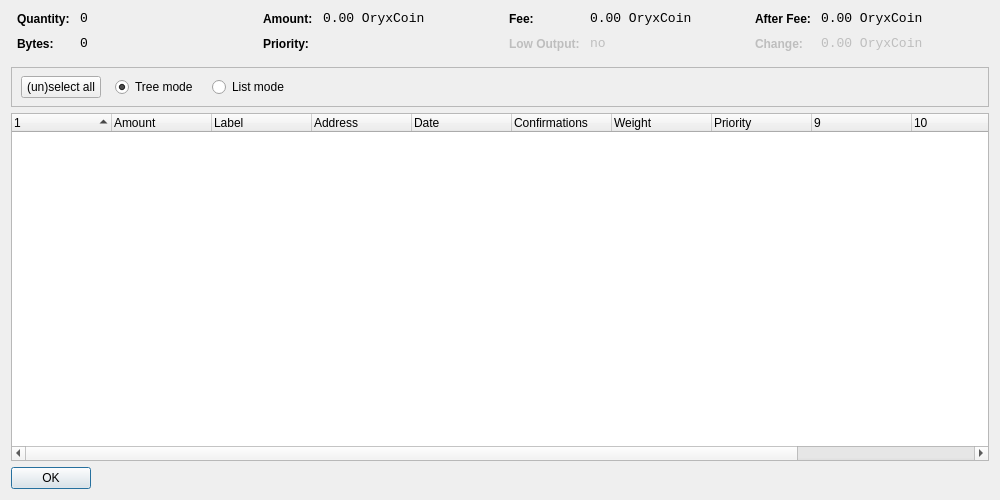
<?xml version="1.0" encoding="UTF-8"?>
<ui version="4.0">
 <class>CoinControlDialog</class>
 <widget class="QWidget" name="CoinControlDialog">
  <property name="geometry">
   <rect>
    <x>0</x>
    <y>0</y>
    <width>1000</width>
    <height>500</height>
   </rect>
  </property>
  <property name="windowTitle">
   <string>Coin Control</string>
  </property>
  <layout class="QVBoxLayout" name="verticalLayout">
   <item>
    <layout class="QHBoxLayout" name="horizontalLayoutTop" stretch="0,0,0,0">
     <property name="topMargin">
      <number>0</number>
     </property>
     <property name="bottomMargin">
      <number>10</number>
     </property>
     <item>
      <layout class="QFormLayout" name="formLayoutCoinControl1">
       <property name="horizontalSpacing">
        <number>10</number>
       </property>
       <property name="verticalSpacing">
        <number>10</number>
       </property>
       <property name="leftMargin">
        <number>6</number>
       </property>
       <property name="rightMargin">
        <number>6</number>
       </property>
       <item row="0" column="0">
        <widget class="QLabel" name="labelCoinControlQuantityText">
         <property name="styleSheet">
          <string notr="true">font-weight:bold;</string>
         </property>
         <property name="text">
          <string>Quantity:</string>
         </property>
        </widget>
       </item>
       <item row="0" column="1">
        <widget class="QLabel" name="labelCoinControlQuantity">
         <property name="font">
          <font>
           <family>Monospace</family>
           <pointsize>10</pointsize>
          </font>
         </property>
         <property name="cursor">
          <cursorShape>IBeamCursor</cursorShape>
         </property>
         <property name="contextMenuPolicy">
          <enum>Qt::ActionsContextMenu</enum>
         </property>
         <property name="text">
          <string notr="true">0</string>
         </property>
         <property name="textInteractionFlags">
          <set>Qt::LinksAccessibleByMouse|Qt::TextSelectableByKeyboard|Qt::TextSelectableByMouse</set>
         </property>
        </widget>
       </item>
       <item row="1" column="0">
        <widget class="QLabel" name="labelCoinControlBytesText">
         <property name="styleSheet">
          <string notr="true">font-weight:bold;</string>
         </property>
         <property name="text">
          <string>Bytes:</string>
         </property>
        </widget>
       </item>
       <item row="1" column="1">
        <widget class="QLabel" name="labelCoinControlBytes">
         <property name="font">
          <font>
           <family>Monospace</family>
           <pointsize>10</pointsize>
          </font>
         </property>
         <property name="cursor">
          <cursorShape>IBeamCursor</cursorShape>
         </property>
         <property name="contextMenuPolicy">
          <enum>Qt::ActionsContextMenu</enum>
         </property>
         <property name="text">
          <string notr="true">0</string>
         </property>
         <property name="textInteractionFlags">
          <set>Qt::LinksAccessibleByMouse|Qt::TextSelectableByKeyboard|Qt::TextSelectableByMouse</set>
         </property>
        </widget>
       </item>
      </layout>
     </item>
     <item>
      <layout class="QFormLayout" name="formLayoutCoinControl2">
       <property name="horizontalSpacing">
        <number>10</number>
       </property>
       <property name="verticalSpacing">
        <number>10</number>
       </property>
       <property name="leftMargin">
        <number>6</number>
       </property>
       <property name="rightMargin">
        <number>6</number>
       </property>
       <item row="0" column="0">
        <widget class="QLabel" name="labelCoinControlAmountText">
         <property name="styleSheet">
          <string notr="true">font-weight:bold;</string>
         </property>
         <property name="text">
          <string>Amount:</string>
         </property>
        </widget>
       </item>
       <item row="0" column="1">
        <widget class="QLabel" name="labelCoinControlAmount">
         <property name="font">
          <font>
           <family>Monospace</family>
           <pointsize>10</pointsize>
          </font>
         </property>
         <property name="cursor">
          <cursorShape>IBeamCursor</cursorShape>
         </property>
         <property name="contextMenuPolicy">
          <enum>Qt::ActionsContextMenu</enum>
         </property>
         <property name="text">
          <string notr="true">0.00 OryxCoin</string>
         </property>
         <property name="textInteractionFlags">
          <set>Qt::LinksAccessibleByMouse|Qt::TextSelectableByKeyboard|Qt::TextSelectableByMouse</set>
         </property>
        </widget>
       </item>
       <item row="1" column="0">
        <widget class="QLabel" name="labelCoinControlPriorityText">
         <property name="styleSheet">
          <string notr="true">font-weight:bold;</string>
         </property>
         <property name="text">
          <string>Priority:</string>
         </property>
        </widget>
       </item>
       <item row="1" column="1">
        <widget class="QLabel" name="labelCoinControlPriority">
         <property name="font">
          <font>
           <family>Monospace</family>
           <pointsize>10</pointsize>
          </font>
         </property>
         <property name="cursor">
          <cursorShape>IBeamCursor</cursorShape>
         </property>
         <property name="contextMenuPolicy">
          <enum>Qt::ActionsContextMenu</enum>
         </property>
         <property name="text">
          <string/>
         </property>
         <property name="textInteractionFlags">
          <set>Qt::LinksAccessibleByMouse|Qt::TextSelectableByKeyboard|Qt::TextSelectableByMouse</set>
         </property>
        </widget>
       </item>
      </layout>
     </item>
     <item>
      <layout class="QFormLayout" name="formLayoutCoinControl3">
       <property name="horizontalSpacing">
        <number>10</number>
       </property>
       <property name="verticalSpacing">
        <number>10</number>
       </property>
       <property name="leftMargin">
        <number>6</number>
       </property>
       <property name="rightMargin">
        <number>6</number>
       </property>
       <item row="0" column="0">
        <widget class="QLabel" name="labelCoinControlFeeText">
         <property name="styleSheet">
          <string notr="true">font-weight:bold;</string>
         </property>
         <property name="text">
          <string>Fee:</string>
         </property>
        </widget>
       </item>
       <item row="0" column="1">
        <widget class="QLabel" name="labelCoinControlFee">
         <property name="font">
          <font>
           <family>Monospace</family>
           <pointsize>10</pointsize>
          </font>
         </property>
         <property name="cursor">
          <cursorShape>IBeamCursor</cursorShape>
         </property>
         <property name="contextMenuPolicy">
          <enum>Qt::ActionsContextMenu</enum>
         </property>
         <property name="text">
          <string notr="true">0.00 OryxCoin</string>
         </property>
         <property name="textInteractionFlags">
          <set>Qt::LinksAccessibleByMouse|Qt::TextSelectableByKeyboard|Qt::TextSelectableByMouse</set>
         </property>
        </widget>
       </item>
       <item row="1" column="0">
        <widget class="QLabel" name="labelCoinControlLowOutputText">
         <property name="enabled">
          <bool>false</bool>
         </property>
         <property name="styleSheet">
          <string notr="true">font-weight:bold;</string>
         </property>
         <property name="text">
          <string>Low Output:</string>
         </property>
        </widget>
       </item>
       <item row="1" column="1">
        <widget class="QLabel" name="labelCoinControlLowOutput">
         <property name="enabled">
          <bool>false</bool>
         </property>
         <property name="font">
          <font>
           <family>Monospace</family>
           <pointsize>10</pointsize>
          </font>
         </property>
         <property name="cursor">
          <cursorShape>IBeamCursor</cursorShape>
         </property>
         <property name="contextMenuPolicy">
          <enum>Qt::ActionsContextMenu</enum>
         </property>
         <property name="text">
          <string>no</string>
         </property>
         <property name="textInteractionFlags">
          <set>Qt::LinksAccessibleByMouse|Qt::TextSelectableByKeyboard|Qt::TextSelectableByMouse</set>
         </property>
        </widget>
       </item>
      </layout>
     </item>
     <item>
      <layout class="QFormLayout" name="formLayoutCoinControl4">
       <property name="horizontalSpacing">
        <number>10</number>
       </property>
       <property name="verticalSpacing">
        <number>10</number>
       </property>
       <property name="leftMargin">
        <number>6</number>
       </property>
       <property name="rightMargin">
        <number>6</number>
       </property>
       <item row="0" column="0">
        <widget class="QLabel" name="labelCoinControlAfterFeeText">
         <property name="styleSheet">
          <string notr="true">font-weight:bold;</string>
         </property>
         <property name="text">
          <string>After Fee:</string>
         </property>
        </widget>
       </item>
       <item row="0" column="1">
        <widget class="QLabel" name="labelCoinControlAfterFee">
         <property name="font">
          <font>
           <family>Monospace</family>
           <pointsize>10</pointsize>
          </font>
         </property>
         <property name="cursor">
          <cursorShape>IBeamCursor</cursorShape>
         </property>
         <property name="contextMenuPolicy">
          <enum>Qt::ActionsContextMenu</enum>
         </property>
         <property name="text">
          <string notr="true">0.00 OryxCoin</string>
         </property>
         <property name="textInteractionFlags">
          <set>Qt::LinksAccessibleByMouse|Qt::TextSelectableByKeyboard|Qt::TextSelectableByMouse</set>
         </property>
        </widget>
       </item>
       <item row="1" column="0">
        <widget class="QLabel" name="labelCoinControlChangeText">
         <property name="enabled">
          <bool>false</bool>
         </property>
         <property name="styleSheet">
          <string notr="true">font-weight:bold;</string>
         </property>
         <property name="text">
          <string>Change:</string>
         </property>
        </widget>
       </item>
       <item row="1" column="1">
        <widget class="QLabel" name="labelCoinControlChange">
         <property name="enabled">
          <bool>false</bool>
         </property>
         <property name="font">
          <font>
           <family>Monospace</family>
           <pointsize>10</pointsize>
          </font>
         </property>
         <property name="cursor">
          <cursorShape>IBeamCursor</cursorShape>
         </property>
         <property name="contextMenuPolicy">
          <enum>Qt::ActionsContextMenu</enum>
         </property>
         <property name="text">
          <string notr="true">0.00 OryxCoin</string>
         </property>
         <property name="textInteractionFlags">
          <set>Qt::LinksAccessibleByMouse|Qt::TextSelectableByKeyboard|Qt::TextSelectableByMouse</set>
         </property>
        </widget>
       </item>
      </layout>
     </item>
    </layout>
   </item>
   <item>
    <widget class="QFrame" name="frame">
     <property name="minimumSize">
      <size>
       <width>0</width>
       <height>40</height>
      </size>
     </property>
     <property name="frameShape">
      <enum>QFrame::StyledPanel</enum>
     </property>
     <property name="frameShadow">
      <enum>QFrame::Sunken</enum>
     </property>
     <widget class="QWidget" name="horizontalLayoutWidget">
      <property name="geometry">
       <rect>
        <x>10</x>
        <y>0</y>
        <width>781</width>
        <height>41</height>
       </rect>
      </property>
      <layout class="QHBoxLayout" name="horizontalLayoutPanel" stretch="0,0,0,0">
       <property name="spacing">
        <number>14</number>
       </property>
       <item>
        <widget class="QPushButton" name="pushButtonSelectAll">
         <property name="sizePolicy">
          <sizepolicy hsizetype="Maximum" vsizetype="Fixed">
           <horstretch>0</horstretch>
           <verstretch>0</verstretch>
          </sizepolicy>
         </property>
         <property name="text">
          <string>(un)select all</string>
         </property>
        </widget>
       </item>
       <item>
        <widget class="QRadioButton" name="radioTreeMode">
         <property name="sizePolicy">
          <sizepolicy hsizetype="Maximum" vsizetype="Fixed">
           <horstretch>0</horstretch>
           <verstretch>0</verstretch>
          </sizepolicy>
         </property>
         <property name="text">
          <string>Tree mode</string>
         </property>
         <property name="checked">
          <bool>true</bool>
         </property>
        </widget>
       </item>
       <item>
        <widget class="QRadioButton" name="radioListMode">
         <property name="sizePolicy">
          <sizepolicy hsizetype="Maximum" vsizetype="Fixed">
           <horstretch>0</horstretch>
           <verstretch>0</verstretch>
          </sizepolicy>
         </property>
         <property name="text">
          <string>List mode</string>
         </property>
        </widget>
       </item>
       <item>
        <spacer name="horizontalSpacer">
         <property name="orientation">
          <enum>Qt::Horizontal</enum>
         </property>
         <property name="sizeHint" stdset="0">
          <size>
           <width>40</width>
           <height>20</height>
          </size>
         </property>
        </spacer>
       </item>
      </layout>
     </widget>
    </widget>
   </item>
   <item>
    <widget class="CoinControlTreeWidget" name="treeWidget">
     <property name="contextMenuPolicy">
      <enum>Qt::CustomContextMenu</enum>
     </property>
     <property name="sortingEnabled">
      <bool>false</bool>
     </property>
     <property name="columnCount">
      <number>12</number>
     </property>
     <attribute name="headerShowSortIndicator" stdset="0">
      <bool>true</bool>
     </attribute>
     <attribute name="headerStretchLastSection">
      <bool>false</bool>
     </attribute>
     <column>
      <property name="text">
       <string/>
      </property>
     </column>
     <column>
      <property name="text">
       <string>Amount</string>
      </property>
     </column>
     <column>
      <property name="text">
       <string>Label</string>
      </property>
     </column>
     <column>
      <property name="text">
       <string>Address</string>
      </property>
     </column>
     <column>
      <property name="text">
       <string>Date</string>
      </property>
     </column>
     <column>
      <property name="text">
       <string>Confirmations</string>
      </property>
      <property name="toolTip">
       <string>Confirmed</string>
      </property>
     </column>
     <column>
      <property name="text">
       <string>Weight</string>
      </property>
     </column>
     <column>
      <property name="text">
       <string>Priority</string>
      </property>
     </column>
     <column>
      <property name="text">
       <string/>
      </property>
     </column>
     <column>
      <property name="text">
       <string/>
      </property>
     </column>
     <column>
      <property name="text">
       <string/>
      </property>
     </column>
     <column>
      <property name="text">
       <string/>
      </property>
     </column>
    </widget>
   </item>
   <item>
    <widget class="QDialogButtonBox" name="buttonBox">
     <property name="sizePolicy">
      <sizepolicy hsizetype="Maximum" vsizetype="Fixed">
       <horstretch>0</horstretch>
       <verstretch>0</verstretch>
      </sizepolicy>
     </property>
     <property name="orientation">
      <enum>Qt::Horizontal</enum>
     </property>
     <property name="standardButtons">
      <set>QDialogButtonBox::Ok</set>
     </property>
    </widget>
   </item>
  </layout>
 </widget>
 <customwidgets>
  <customwidget>
   <class>CoinControlTreeWidget</class>
   <extends>QTreeWidget</extends>
   <header>coincontroltreewidget.h</header>
  </customwidget>
 </customwidgets>
 <resources/>
 <connections/>
</ui>
